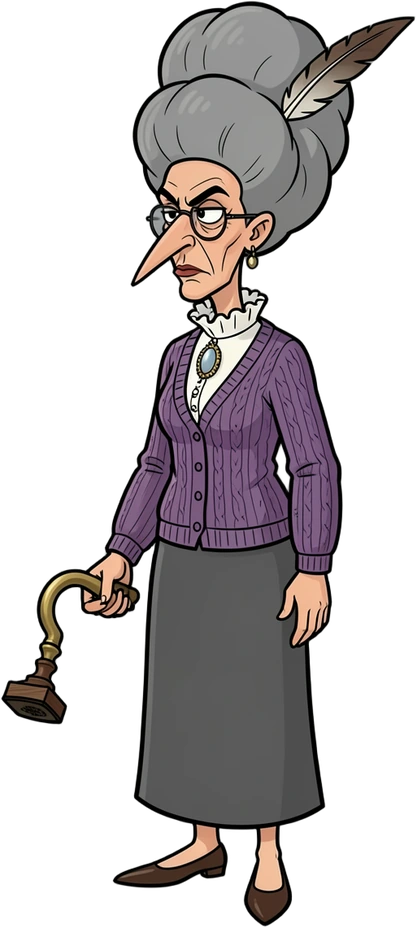
#> input picture game/actors/agatha/cels/0000.webp, 417 x 928 px
$ python hires.py ../game/actors/agatha/cels/0000.webp out.png
#> lines starting #> are read from the running program, lines starting #| are printed output that depends on the picture
### tools/comfy.py
#!/usr/bin/env python3
"""ComfyUI client for the level editor's picture generation (the ✨ buttons): builds the API graphs in code.

  klein()      Flux.2 Klein: text-to-image or edit, with reference images (ReferenceLatent); optional background
               removal (BiRefNet) and SAM 3 segmentation in the same run
  remove_bg()  background removal alone;  sam3()  text-prompted segmentation alone
  run()        queue any API-format graph and collect its images

The server address comes from the editor (⚙) or $COMFY_URL; the model file names from tools/comfy_models.json.
"""
import io
import json
import os
import time
import uuid

import requests
from PIL import Image

URL = os.environ.get('COMFY_URL', 'http://127.0.0.1:8188')
_CFG = os.path.join(os.path.dirname(os.path.abspath(__file__)), 'comfy_models.json')
try:
    MODELS = json.load(open(_CFG, encoding='utf-8'))
#> (reads tools/comfy_models.json from the repository)
except (OSError, ValueError):
    MODELS = {}
KLEIN_UNET = MODELS.get('klein_unet') or 'flux-2-klein-9b-fp8.safetensors'
KLEIN_CLIP = MODELS.get('klein_text_encoder') or 'qwen_3_8b_fp8mixed.safetensors'
FLUX2_VAE = MODELS.get('flux2_vae') or 'flux2-vae.safetensors'
BG_MODEL = MODELS.get('background_removal') or 'birefnet.safetensors'
SAM3_MODEL = MODELS.get('sam3') or 'sam3.1_multiplex_fp16.safetensors'
CONSISTENCY_LORA = MODELS.get('edit_lora') or None     # optional; callers pass it, empty names are skipped


class Comfy:
    def __init__(self, url=URL):
        self.url = url.rstrip('/')
        self.client_id = uuid.uuid4().hex
        self.last_exec = None

    def upload(self, img, name, subfolder='cmi-levels'):
        """Uploads a PIL image as PNG to the server's input folder; returns the LoadImage value."""
        buf = io.BytesIO()
        img.save(buf, 'PNG')
        r = requests.post(f'{self.url}/upload/image', files={'image': (name, buf.getvalue(), 'image/png')},
                          data={'overwrite': 'true', 'subfolder': subfolder, 'type': 'input'}, timeout=120)
        r.raise_for_status()
        j = r.json()
        return f"{j['subfolder']}/{j['name']}" if j.get('subfolder') else j['name']

    # [34 lines left out: function run, not called in this run]

    def klein(self, prompt, size=None, refs=(), seed=0, steps=5, loras=(), ref_mp=1.0, edit=None,
              edit_mp=None, name='img', cutout=False, segment=None, seg_threshold=0.35):
        """Flux.2 Klein. size=(w, h) for text-to-image (multiples of 16); edit: a PIL image to edit (image 1, its size
        sets the output size, or edit_mp megapixels); refs: more reference images; loras: [(file, strength)], empty
        names skipped. cutout=True -> transparent RGBA (background removal in the same run); segment='text' -> also
        SAM 3's mask of that text: (image, mask)."""
        g = {'unet': {'class_type': 'UNETLoader', 'inputs': {'unet_name': KLEIN_UNET, 'weight_dtype': 'default'}}}
        model = ['unet', 0]
        for i, (ln, ls) in enumerate(l for l in loras if l and l[0]):
            g[f'lora{i}'] = {'class_type': 'LoraLoaderModelOnly', 'inputs': {'model': model, 'lora_name': ln, 'strength_model': float(ls)}}
            model = [f'lora{i}', 0]
        g['clip'] = {'class_type': 'CLIPLoader', 'inputs': {'clip_name': KLEIN_CLIP, 'type': 'flux2', 'device': 'default'}}
        g['vae'] = {'class_type': 'VAELoader', 'inputs': {'vae_name': FLUX2_VAE}}
        g['pos'] = {'class_type': 'CLIPTextEncode', 'inputs': {'text': prompt, 'clip': ['clip', 0]}}
        g['neg'] = {'class_type': 'ConditioningZeroOut', 'inputs': {'conditioning': ['pos', 0]}}
        pos, neg = ['pos', 0], ['neg', 0]
        images = ([edit] if edit is not None else []) + list(refs)
        for i, im in enumerate(images):
            p = f'ref{i}'
            g[p + '_load'] = {'class_type': 'LoadImage', 'inputs': {'image': self.upload(im.convert('RGB'), f'{name}_ref{i}.png')}}
            mp = (edit_mp or 1.0) if (edit is not None and i == 0) else ref_mp
            if edit is not None and i == 0 and edit_mp is None:
                g[p + '_scale'] = {'class_type': 'ImageScale', 'inputs': {'image': [p + '_load', 0], 'upscale_method': 'lanczos',
                                                                          'width': im.width // 16 * 16, 'height': im.height // 16 * 16, 'crop': 'center'}}
            else:
                g[p + '_scale'] = {'class_type': 'ImageScaleToTotalPixels', 'inputs': {'image': [p + '_load', 0], 'upscale_method': 'lanczos',
                                                                                       'megapixels': float(mp), 'resolution_steps': 16}}
            g[p + '_enc'] = {'class_type': 'VAEEncode', 'inputs': {'pixels': [p + '_scale', 0], 'vae': ['vae', 0]}}
            g[p + '_pos'] = {'class_type': 'ReferenceLatent', 'inputs': {'conditioning': pos, 'latent': [p + '_enc', 0]}}
            g[p + '_neg'] = {'class_type': 'ReferenceLatent', 'inputs': {'conditioning': neg, 'latent': [p + '_enc', 0]}}
            pos, neg = [p + '_pos', 0], [p + '_neg', 0]
        if edit is not None:
            g['size'] = {'class_type': 'GetImageSize', 'inputs': {'image': ['ref0_scale', 0]}}
            w, h = ['size', 0], ['size', 1]
        else:
            w, h = int(size[0]) // 16 * 16, int(size[1]) // 16 * 16
        g['latent'] = {'class_type': 'EmptyFlux2LatentImage', 'inputs': {'width': w, 'height': h, 'batch_size': 1}}
        g['sched'] = {'class_type': 'Flux2Scheduler', 'inputs': {'steps': int(steps), 'width': w, 'height': h}}
        g['sampler'] = {'class_type': 'KSamplerSelect', 'inputs': {'sampler_name': 'euler'}}
        g['noise'] = {'class_type': 'RandomNoise', 'inputs': {'noise_seed': int(seed)}}
        g['guider'] = {'class_type': 'CFGGuider', 'inputs': {'cfg': 1, 'model': model, 'positive': pos, 'negative': neg}}
        g['sample'] = {'class_type': 'SamplerCustomAdvanced', 'inputs': {'noise': ['noise', 0], 'guider': ['guider', 0], 'sampler': ['sampler', 0],
                                                                         'sigmas': ['sched', 0], 'latent_image': ['latent', 0]}}
        g['decode'] = {'class_type': 'VAEDecode', 'inputs': {'samples': ['sample', 0], 'vae': ['vae', 0]}}
        img = ['decode', 0]
        if cutout:
            g['rbm'] = {'class_type': 'LoadBackgroundRemovalModel', 'inputs': {'bg_removal_name': BG_MODEL}}
            g['rb'] = {'class_type': 'RemoveBackground', 'inputs': {'image': img, 'bg_removal_model': ['rbm', 0]}}
            g['rbi'] = {'class_type': 'InvertMask', 'inputs': {'mask': ['rb', 0]}}        # JoinImageWithAlpha: 1 = transparent
            g['join'] = {'class_type': 'JoinImageWithAlpha', 'inputs': {'image': img, 'alpha': ['rbi', 0]}}
            img = ['join', 0]
        g['out'] = {'class_type': 'PreviewImage', 'inputs': {'images': img}}
        if segment:
            g['sk'] = {'class_type': 'CheckpointLoaderSimple', 'inputs': {'ckpt_name': SAM3_MODEL}}
            g['stxt'] = {'class_type': 'CLIPTextEncode', 'inputs': {'text': segment, 'clip': ['sk', 1]}}
            g['sdet'] = {'class_type': 'SAM3_Detect', 'inputs': {'model': ['sk', 0], 'image': ['decode', 0], 'conditioning': ['stxt', 0],
                                                                 'threshold': float(seg_threshold), 'refine_iterations': 2,
                                                                 'individual_masks': False}}
            g['sm2i'] = {'class_type': 'MaskToImage', 'inputs': {'mask': ['sdet', 0]}}
            g['sout'] = {'class_type': 'PreviewImage', 'inputs': {'images': ['sm2i', 0]}}
        out = self.run(g, want='by_node')
        if not out.get('out'):
            raise RuntimeError('ComfyUI returned no image')
        res = out['out'][0] if cutout else out['out'][0].convert('RGB')
        if segment:
            m = out.get('sout')
            mask = m[0].convert('L').resize(res.size, Image.LANCZOS) if m else Image.new('L', res.size, 0)
            return res, mask
        return res

    # [33 lines left out: functions sam3, remove_bg, not called in this run]

### tools/hires.py
#!/usr/bin/env python3
"""The faithful jump to full resolution (the HD art recipe): Lanczos presize, Flux2
Klein edit at the target size with "same image in high resolution",
then color lock back to the draft. Wide images are done in overlapping tiles (<= ~4.7 MP each).

  tools/hires.py draft.png out.png --size 2560x1920
"""
import argparse
import os
import sys
import time

import numpy as np
from PIL import Image

sys.path.insert(0, os.path.dirname(os.path.abspath(__file__)))
from comfy import Comfy, CONSISTENCY_LORA  # noqa: E402
from colorlock import colorlock  # noqa: E402

PROMPT = ("same image in high resolution, sharper and more detailed, keep everything exactly the same\n\n"
          "crisp clean ink outlines, smooth painted shading, fine detail")


def hires(draft, W, H, seed=2, lora=0.7, prompt=PROMPT, tile_w=2560, overlap=256, c=None, name='hires'):
    c = c or Comfy()
    big = draft.convert('RGB').resize((W, H), Image.LANCZOS)
    if W <= tile_w:
        out = c.klein(prompt, edit=big, seed=seed, loras=[(CONSISTENCY_LORA, lora)], name=name)
        out = out.resize((W, H), Image.LANCZOS)
    else:
        n = -(-(W - overlap) // (tile_w - overlap))
        step = (W - tile_w) / (n - 1)
        xs = [min(int(round(i * step)) // 16 * 16, W - tile_w) for i in range(n)]
        # one narrow crossfade centered in each overlap (never average two renders over a wide band)
        seams = [((xs[i + 1] + xs[i] + tile_w) // 2) for i in range(n - 1)]
        acc = np.zeros((H, W, 3), np.float32)
        wsum = np.zeros((H, W, 1), np.float32)
        X = np.arange(W, dtype=np.float32)
        for i, x0 in enumerate(xs):
            tile = big.crop((x0, 0, x0 + tile_w, H))
            t = c.klein(prompt, edit=tile, seed=seed, loras=[(CONSISTENCY_LORA, lora)], name=f'{name}_t{i}')
            t = np.asarray(t.resize((tile_w, H), Image.LANCZOS)).astype(np.float32)
            w = np.ones(W, np.float32)
            if i > 0:
                w = np.minimum(w, np.clip((X - (seams[i - 1] - overlap / 2)) / overlap, 0, 1))
            if i < n - 1:
                w = np.minimum(w, np.clip(((seams[i] + overlap / 2) - X) / overlap, 0, 1))
            w = w[x0:x0 + tile_w]
            acc[:, x0:x0 + tile_w] += t * w[None, :, None]
            wsum[:, x0:x0 + tile_w] += w[None, :, None]
            print(f'  tile {i + 1}/{n} x0={x0}', flush=True)
        out = Image.fromarray(np.clip(acc / np.maximum(wsum, 1e-6), 0, 255).astype(np.uint8))
    # lighting/colors from the draft (sigma in output px ~ 8 draft px)
    sigma = 8 * W / draft.width
    return colorlock(draft, out, sigma=sigma, light=1.0, color=1.0)


def main():
    ap = argparse.ArgumentParser()
    ap.add_argument('src')
    ap.add_argument('out')
    ap.add_argument('--size', default='2560x1920')
    ap.add_argument('--seed', type=int, default=2)
    ap.add_argument('--lora', type=float, default=0.7)
    a = ap.parse_args()
    W, H = (int(v) for v in a.size.split('x'))
    t0 = time.time()
    img = hires(Image.open(a.src), W, H, a.seed, a.lora)
    img.save(a.out)
    print(a.out, img.size, f'{time.time() - t0:.0f}s')


if __name__ == '__main__':
    main()
#> in __init__, `self.url = url.rstrip('/')`: self.url = 'http://127.0.0.1:8188'
#> in hires, `big = draft.convert('RGB').resize((W, H), Image.LANCZOS)`:
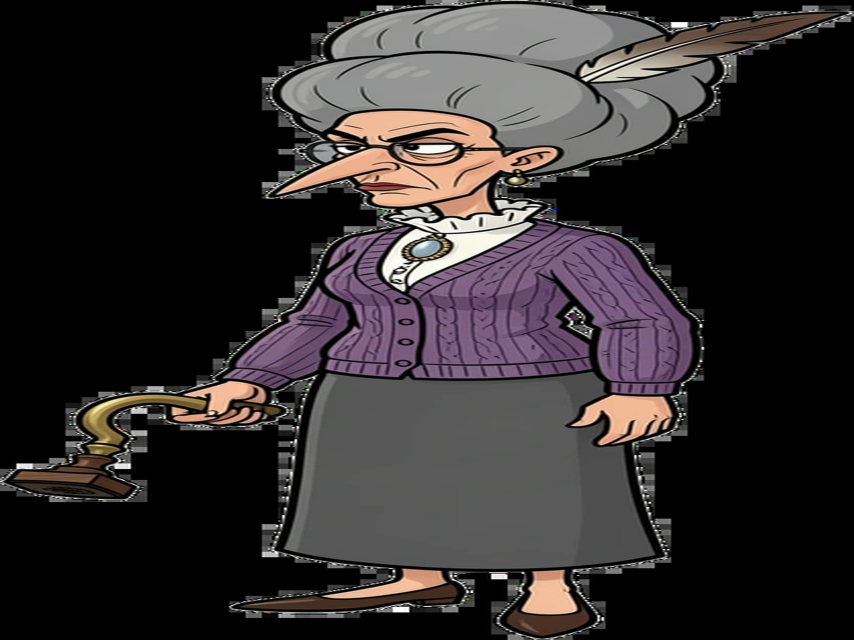
#> big: PIL image 2560x1920 RGB (shown at 1/3 size); mean R, G, B 48.7, 43.9, 44.8
#> in klein, `images = ([edit] if edit is not None else []) + list(refs)`: images = 1 item
#> the loop in klein, `for i, im in enumerate(images):` made 1 pass
#> p on pass 1: 'ref0'
#> after the loop in klein, `for i, im in enumerate(images):`: g = 5 items
#> (the call stopped at in upload, `r = requests.post(f'{self.url}/upload/image', files={'image': (name, b..`: requests is not available in this run)
